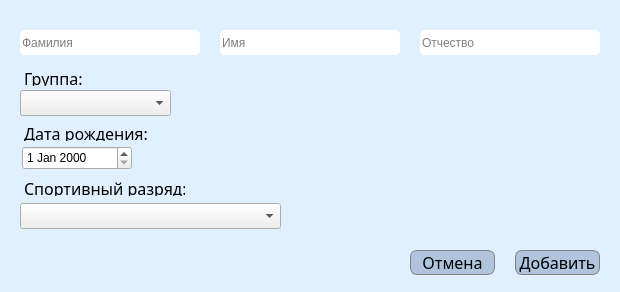
<?xml version="1.0" encoding="UTF-8"?>
<ui version="4.0">
 <class>Dialog</class>
 <widget class="QDialog" name="Dialog">
  <property name="geometry">
   <rect>
    <x>0</x>
    <y>0</y>
    <width>620</width>
    <height>292</height>
   </rect>
  </property>
  <property name="minimumSize">
   <size>
    <width>620</width>
    <height>292</height>
   </size>
  </property>
  <property name="maximumSize">
   <size>
    <width>620</width>
    <height>292</height>
   </size>
  </property>
  <property name="windowTitle">
   <string>Добавление спортсмена</string>
  </property>
  <property name="styleSheet">
   <string notr="true">#Dialog {
background-color: #e0f0ff
}
</string>
  </property>
  <widget class="QPushButton" name="addbutton_sportman">
   <property name="geometry">
    <rect>
     <x>515</x>
     <y>250</y>
     <width>85</width>
     <height>25</height>
    </rect>
   </property>
   <property name="styleSheet">
    <string notr="true">#addbutton_sportman {
background-color: #b0c4de;
border-radius:7%;
border: 1px solid grey;
font-family: Avenir Next;
font-size: 16px;
}

#addbutton_sportman:hover {
background-color: #71bc78
}</string>
   </property>
   <property name="text">
    <string>Добавить</string>
   </property>
  </widget>
  <widget class="QLineEdit" name="surname_sportman">
   <property name="geometry">
    <rect>
     <x>220</x>
     <y>30</y>
     <width>180</width>
     <height>25</height>
    </rect>
   </property>
   <property name="styleSheet">
    <string notr="true">#surname_sportman{
background-color: #FFFFFF;
border-radius:5%;
}</string>
   </property>
   <property name="placeholderText">
    <string>Имя</string>
   </property>
  </widget>
  <widget class="QPushButton" name="cancelbutton_sportman">
   <property name="geometry">
    <rect>
     <x>410</x>
     <y>250</y>
     <width>85</width>
     <height>25</height>
    </rect>
   </property>
   <property name="styleSheet">
    <string notr="true">#cancelbutton_sportman {
background-color: #b0c4de;
border-radius:7%;
border: 1px solid grey;
font-family: Avenir Next;
font-size: 16px;
}

#cancelbutton_sportman:hover {
background-color: #9db1cc
}</string>
   </property>
   <property name="text">
    <string>Отмена</string>
   </property>
  </widget>
  <widget class="QLineEdit" name="otchestvo_sportman">
   <property name="geometry">
    <rect>
     <x>420</x>
     <y>30</y>
     <width>180</width>
     <height>25</height>
    </rect>
   </property>
   <property name="styleSheet">
    <string notr="true">#otchestvo_sportman {
background-color: #FFFFFF;
border-radius:5%;
}</string>
   </property>
   <property name="placeholderText">
    <string>Отчество</string>
   </property>
  </widget>
  <widget class="QLineEdit" name="name_sportman">
   <property name="geometry">
    <rect>
     <x>20</x>
     <y>30</y>
     <width>180</width>
     <height>25</height>
    </rect>
   </property>
   <property name="styleSheet">
    <string notr="true">#name_sportman {
background-color: #FFFFFF;
border-radius:5%;
}</string>
   </property>
   <property name="placeholderText">
    <string>Фамилия</string>
   </property>
  </widget>
  <widget class="QComboBox" name="grupaBox_sportman">
   <property name="geometry">
    <rect>
     <x>20</x>
     <y>90</y>
     <width>151</width>
     <height>26</height>
    </rect>
   </property>
   <property name="editable">
    <bool>false</bool>
   </property>
  </widget>
  <widget class="QLabel" name="label">
   <property name="geometry">
    <rect>
     <x>24</x>
     <y>70</y>
     <width>60</width>
     <height>16</height>
    </rect>
   </property>
   <property name="styleSheet">
    <string notr="true">#label {
font-family: Avenir Next;
font-size: 16px;
}</string>
   </property>
   <property name="text">
    <string>Группа:</string>
   </property>
  </widget>
  <widget class="QDateEdit" name="datebirth_sportman">
   <property name="geometry">
    <rect>
     <x>22</x>
     <y>146</y>
     <width>110</width>
     <height>24</height>
    </rect>
   </property>
  </widget>
  <widget class="QLabel" name="label_2">
   <property name="geometry">
    <rect>
     <x>24</x>
     <y>125</y>
     <width>161</width>
     <height>16</height>
    </rect>
   </property>
   <property name="styleSheet">
    <string notr="true">#label_2 {
font-family: Avenir Next;
font-size: 16px;
}</string>
   </property>
   <property name="text">
    <string>Дата рождения:</string>
   </property>
  </widget>
  <widget class="QComboBox" name="sportrazrBox">
   <property name="geometry">
    <rect>
     <x>20</x>
     <y>203</y>
     <width>261</width>
     <height>26</height>
    </rect>
   </property>
   <property name="editable">
    <bool>false</bool>
   </property>
  </widget>
  <widget class="QLabel" name="label_3">
   <property name="geometry">
    <rect>
     <x>24</x>
     <y>180</y>
     <width>161</width>
     <height>16</height>
    </rect>
   </property>
   <property name="styleSheet">
    <string notr="true">#label_3 {
font-family: Avenir Next;
font-size: 16px;
}</string>
   </property>
   <property name="text">
    <string>Спортивный разряд:</string>
   </property>
  </widget>
  <zorder>addbutton_sportman</zorder>
  <zorder>surname_sportman</zorder>
  <zorder>cancelbutton_sportman</zorder>
  <zorder>otchestvo_sportman</zorder>
  <zorder>name_sportman</zorder>
  <zorder>grupaBox_sportman</zorder>
  <zorder>label</zorder>
  <zorder>datebirth_sportman</zorder>
  <zorder>label_2</zorder>
  <zorder>label_3</zorder>
  <zorder>sportrazrBox</zorder>
 </widget>
 <resources/>
 <connections/>
</ui>
